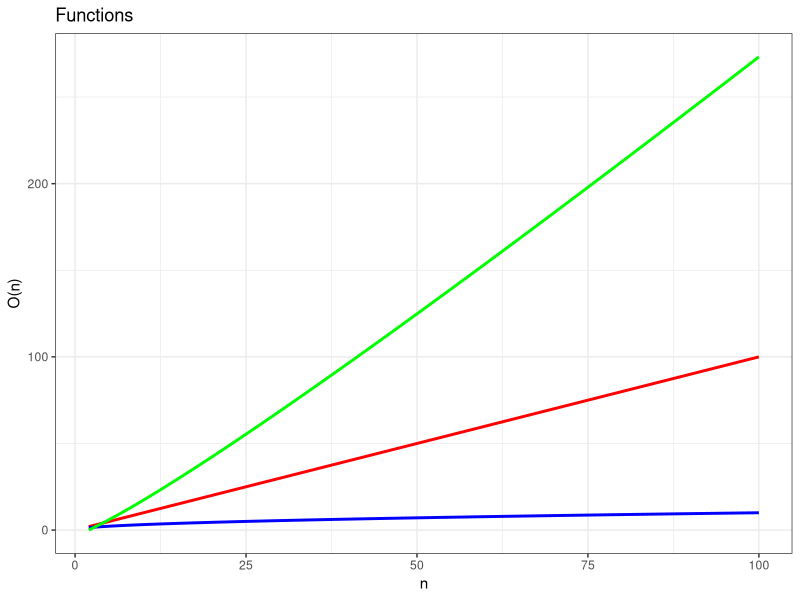

This figure's R source:
# 素数求解函数1####
# 平方根试除法
# 时间复杂度O(sqrt(n))
is.prime <- function(n) {
  if (n <= 1) {
    return(FALSE)
  } else if (n == 2) {
    return(TRUE)
  }
  for (i in 2:(as.integer(sqrt(n)) + 1)) {
    if (n %% i == 0) {
      return(FALSE)
    }
  }
  return(TRUE)
}


# 素数求解函数2####
# 平方根试除法（简化语句）
# 时间复杂度O(sqrt(n))
is.prime <- function(n){
  if (n == 2) {
    return(TRUE)
  }
  ifelse(0 %in% c(n %% c(2:ceiling(sqrt(n)))), FALSE, TRUE)
}


# 求取指定该范围内的素数####
# 统计运算时间、素数个数
min.number <- 1
max.number <- 100000
primes <- c()

start.time <- Sys.time()

for (i in min.number:max.number) {
  if (is.prime(i)) {
    primes <- c(primes, i)
  }
}

end.time <- Sys.time()
execution.time <- end.time - start.time

print(paste("Took", as.numeric(execution.time), "seconds"))
print(paste("Got", length(primes), "primes"))


# 素数求解函数3####
# 埃拉托斯特尼筛法The sieve of Eratosthenes
# 时间复杂度O(n*log2(log2(n)))
PrimeNumber <- function(n){
  if (n >= 2) {
    sieve <- seq(2, n)
    primes <- c()
    
    for (i in seq(2, n)) {
      if (any(sieve == i)) {
        primes <- c(primes, i)
        sieve <- c(sieve[(sieve %% i) != 0], i)
      }
    }
    return(primes)
  } else {
    stop("Input value of n should be at least 2.")
  }
}


# 时间复杂度可视化比较####
library(ggplot2)

# 生成数据
n <- 2:100
f1 <- n
f2 <- sqrt(n)
f3 <- n*log2(log2(n))

# 组合数据框
df <- data.frame(n, f1, f2, f3)

# 绘制点线图
ggplot(df, aes(x=n)) + 
  geom_line(aes(y=f1), color="red", linewidth=1) +
  geom_line(aes(y=f2), color="blue", linewidth=1) +
  geom_line(aes(y=f3), color="green", linewidth=1) +
  labs(title="Functions", x="n", y="O(n)") +
  scale_color_manual(values=c("red", "blue", "green")) +
  theme_bw()

